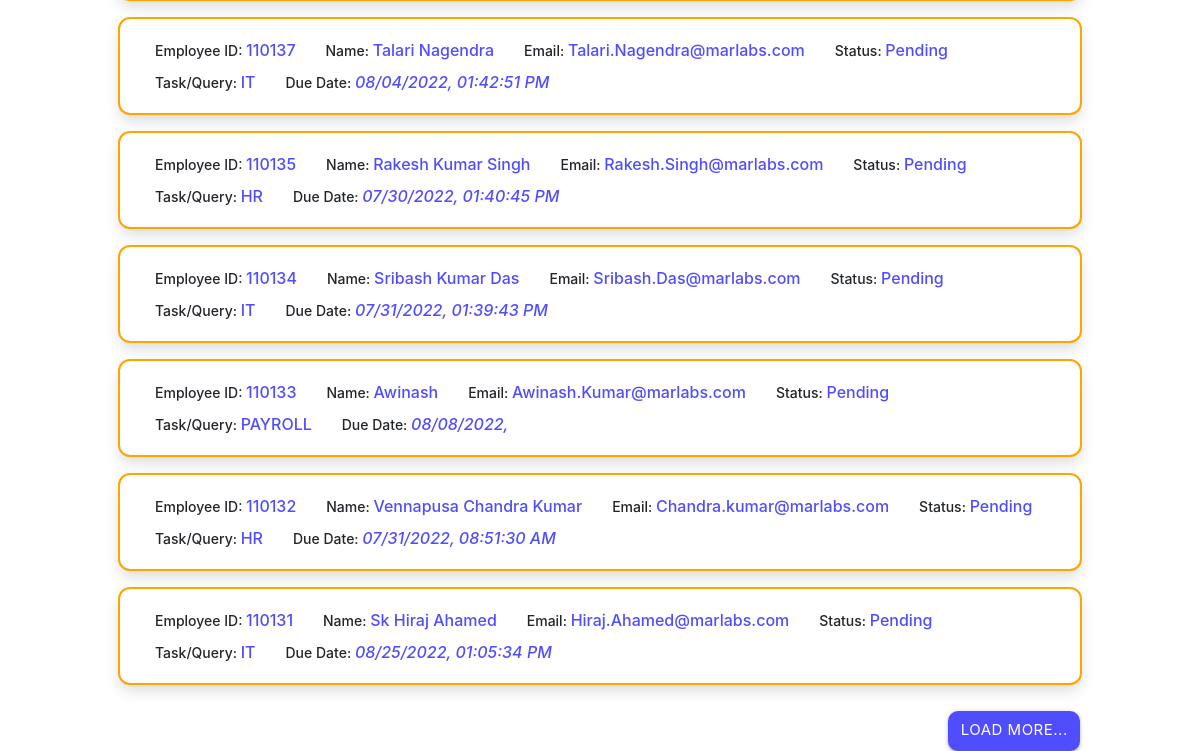
/ (signed in, lower part), run on an earlier commit of the app's database.
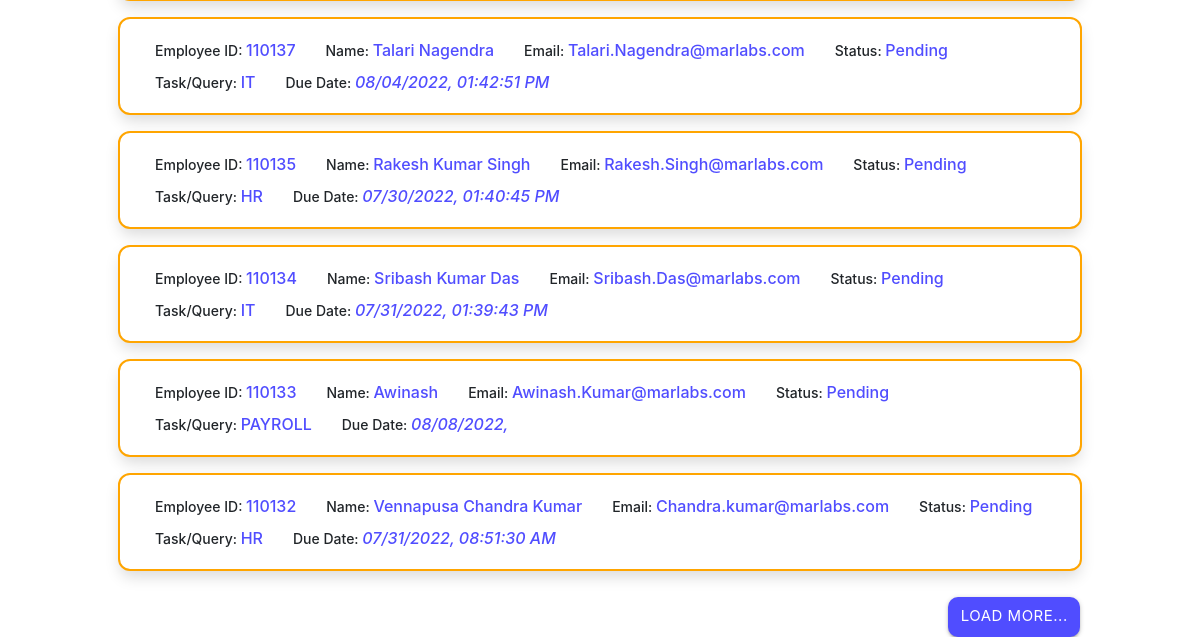
And on a later commit of the database.
### taskData/models.py (models this page shows)
class TaskData(models.Model):
    empid = models.TextField(max_length=20)
    empname = models.TextField(max_length=50)
    empemail = models.TextField(max_length=50)
    taskname = models.TextField(max_length=100)
    duedate = models.TextField(max_length=20)
    taskstatus = models.TextField(max_length=15)
    tasksummary = models.TextField(max_length=500)
    createdon = models.DateField()

### mtracker/views.py (the view)
# urls.py: 2. Add a URL to urlpatterns:  path('', views.home, name='home')
@login_required(login_url="/login")
def home(request):
    totaltask = TaskData.objects.all().count()
    completedtask = TaskData.objects.filter(taskstatus='Completed').count()
    pendingtask = TaskData.objects.filter(taskstatus='Pending').count()
    context = {
        "totaltask":totaltask,
        "completedtask":completedtask,
        "pendingtask":pendingtask
    }
    taskData = TaskData.objects.filter().exclude(taskstatus='Completed').order_by('-id')
    return render(request, 'Dashboard.html', {"context":context, "taskData":taskData})

### templates/Dashboard.html (shortened to what this page needs)
{% extends "base.html" %}
{% block body %}
{% if request.user.is_authenticated %}
<div style="padding: 0% 10% 0% 10%;">
    <ul class="collapsible">
        {% for data in taskData %}
        <li class="task-card {{data.taskstatus}}">
            <div class="collapsible-header">
                <div class="employee-info">
                    <div class="">Employee ID: <span>{{data.empid}}</span></div>
                    <div class="">Name: <span>{{data.empname}}</span></div>
                    <div class="">Email: <span>{{data.empemail}}</span></div>
                    <div class="">Status: <span>{{data.taskstatus}}</span></div>
                    <div>Task/Query: <span>{{data.taskname}}</span></div>
                    <div class="">Due Date: <span class="summary-date">{{data.duedate}}</span></div>
                </div>
            </div>
        </li>
        {% endfor %}
        <center>
            <button class="btn load-more-btn waves-effect waves-light" onclick="">Load More...</button>
        </center>
        <br>
    </ul>
</div>
{% endif %}
{% endblock %}

What changed in the data, as far as the page shows it:
removed TaskData: empid "110131", empname "Sk Hiraj Ahamed", empemail "Hiraj.Ahamed@marlabs.com", taskstatus "Pending", taskname "IT", duedate "08/25/2022, 01:05:34 PM"
